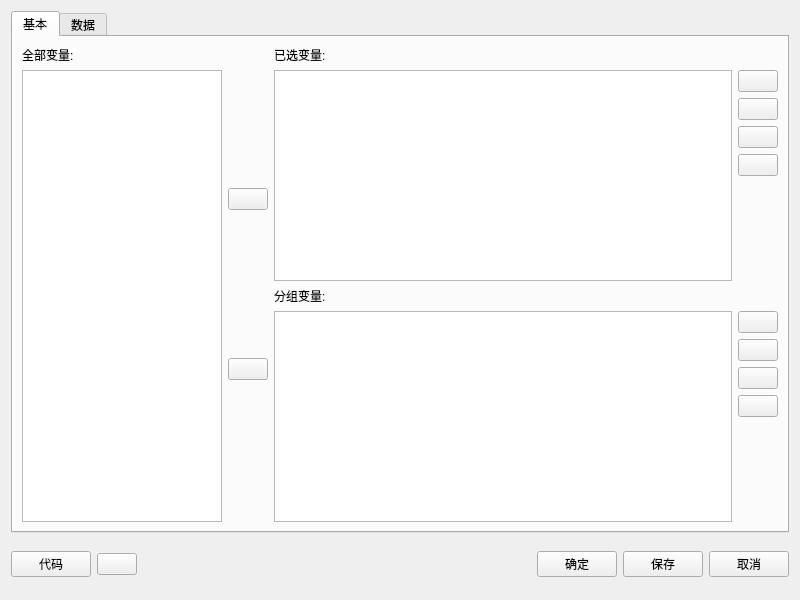
<?xml version="1.0" encoding="UTF-8"?>
<ui version="4.0">
 <class>Form</class>
 <widget class="QWidget" name="Form">
  <property name="geometry">
   <rect>
    <x>0</x>
    <y>0</y>
    <width>800</width>
    <height>600</height>
   </rect>
  </property>
  <property name="windowTitle">
   <string>数据-列出数据</string>
  </property>
  <layout class="QVBoxLayout" name="verticalLayout_13">
   <item>
    <widget class="QTabWidget" name="tabWidget">
     <property name="currentIndex">
      <number>0</number>
     </property>
     <widget class="QWidget" name="tab">
      <attribute name="title">
       <string>基本</string>
      </attribute>
      <layout class="QVBoxLayout" name="verticalLayout_10">
       <item>
        <layout class="QHBoxLayout" name="horizontalLayout_5">
         <item>
          <widget class="QWidget" name="widget_2" native="true">
           <property name="maximumSize">
            <size>
             <width>200</width>
             <height>16777215</height>
            </size>
           </property>
           <layout class="QHBoxLayout" name="horizontalLayout">
            <property name="leftMargin">
             <number>0</number>
            </property>
            <property name="topMargin">
             <number>0</number>
            </property>
            <property name="rightMargin">
             <number>0</number>
            </property>
            <property name="bottomMargin">
             <number>0</number>
            </property>
            <item>
             <layout class="QVBoxLayout" name="verticalLayout_2">
              <item>
               <widget class="QLabel" name="label_3">
                <property name="text">
                 <string>全部变量:</string>
                </property>
               </widget>
              </item>
              <item>
               <widget class="QListWidget" name="listWidget_var"/>
              </item>
             </layout>
            </item>
           </layout>
          </widget>
         </item>
         <item>
          <layout class="QVBoxLayout" name="verticalLayout">
           <item>
            <layout class="QVBoxLayout" name="verticalLayout_4">
             <item>
              <widget class="QPushButton" name="pushButton_selected_add_2">
               <property name="text">
                <string/>
               </property>
               <property name="icon">
                <iconset resource="../pyqtsource.qrc">
                 <normaloff>:/pyqt/source/images/arrow_right_hover.svg</normaloff>:/pyqt/source/images/arrow_right_hover.svg</iconset>
               </property>
              </widget>
             </item>
            </layout>
           </item>
           <item>
            <layout class="QVBoxLayout" name="verticalLayout_16">
             <item>
              <widget class="QPushButton" name="pushButton_group_add_2">
               <property name="text">
                <string/>
               </property>
               <property name="icon">
                <iconset resource="../pyqtsource.qrc">
                 <normaloff>:/pyqt/source/images/arrow_right_hover.svg</normaloff>:/pyqt/source/images/arrow_right_hover.svg</iconset>
               </property>
              </widget>
             </item>
            </layout>
           </item>
          </layout>
         </item>
         <item>
          <layout class="QVBoxLayout" name="verticalLayout_9">
           <item>
            <layout class="QVBoxLayout" name="verticalLayout_8">
             <item>
              <widget class="QLabel" name="label">
               <property name="text">
                <string>已选变量:</string>
               </property>
              </widget>
             </item>
             <item>
              <layout class="QHBoxLayout" name="horizontalLayout_4">
               <item>
                <widget class="QListWidget" name="listWidget_selected"/>
               </item>
               <item>
                <layout class="QVBoxLayout" name="verticalLayout_6">
                 <item>
                  <widget class="QPushButton" name="pushButton_selected_add">
                   <property name="text">
                    <string/>
                   </property>
                   <property name="icon">
                    <iconset resource="../pyqtsource.qrc">
                     <normaloff>:/pyqt/source/images/add.svg</normaloff>:/pyqt/source/images/add.svg</iconset>
                   </property>
                  </widget>
                 </item>
                 <item>
                  <widget class="QPushButton" name="pushButton_selected_up">
                   <property name="maximumSize">
                    <size>
                     <width>50</width>
                     <height>16777215</height>
                    </size>
                   </property>
                   <property name="text">
                    <string/>
                   </property>
                   <property name="icon">
                    <iconset resource="../pyqtsource.qrc">
                     <normaloff>:/pyqt/source/images/up1.svg</normaloff>:/pyqt/source/images/up1.svg</iconset>
                   </property>
                  </widget>
                 </item>
                 <item>
                  <widget class="QPushButton" name="pushButton_selected_down">
                   <property name="maximumSize">
                    <size>
                     <width>50</width>
                     <height>16777215</height>
                    </size>
                   </property>
                   <property name="text">
                    <string/>
                   </property>
                   <property name="icon">
                    <iconset resource="../pyqtsource.qrc">
                     <normaloff>:/pyqt/source/images/down1.svg</normaloff>:/pyqt/source/images/down1.svg</iconset>
                   </property>
                  </widget>
                 </item>
                 <item>
                  <widget class="QPushButton" name="pushButton_selected_del">
                   <property name="maximumSize">
                    <size>
                     <width>50</width>
                     <height>16777215</height>
                    </size>
                   </property>
                   <property name="text">
                    <string/>
                   </property>
                   <property name="icon">
                    <iconset resource="../pyqtsource.qrc">
                     <normaloff>:/pyqt/source/images/lc_delete.png</normaloff>:/pyqt/source/images/lc_delete.png</iconset>
                   </property>
                  </widget>
                 </item>
                 <item>
                  <spacer name="verticalSpacer_2">
                   <property name="orientation">
                    <enum>Qt::Vertical</enum>
                   </property>
                   <property name="sizeHint" stdset="0">
                    <size>
                     <width>20</width>
                     <height>40</height>
                    </size>
                   </property>
                  </spacer>
                 </item>
                </layout>
               </item>
              </layout>
             </item>
            </layout>
           </item>
           <item>
            <layout class="QVBoxLayout" name="verticalLayout_3">
             <item>
              <widget class="QLabel" name="label_2">
               <property name="text">
                <string>分组变量:</string>
               </property>
              </widget>
             </item>
             <item>
              <layout class="QHBoxLayout" name="horizontalLayout_2">
               <item>
                <widget class="QListWidget" name="listWidget_group"/>
               </item>
               <item>
                <layout class="QVBoxLayout" name="verticalLayout_7">
                 <item>
                  <widget class="QPushButton" name="pushButton_group_add">
                   <property name="text">
                    <string/>
                   </property>
                   <property name="icon">
                    <iconset resource="../pyqtsource.qrc">
                     <normaloff>:/pyqt/source/images/add.svg</normaloff>:/pyqt/source/images/add.svg</iconset>
                   </property>
                  </widget>
                 </item>
                 <item>
                  <widget class="QPushButton" name="pushButton_group_up">
                   <property name="maximumSize">
                    <size>
                     <width>50</width>
                     <height>16777215</height>
                    </size>
                   </property>
                   <property name="text">
                    <string/>
                   </property>
                   <property name="icon">
                    <iconset resource="../pyqtsource.qrc">
                     <normaloff>:/pyqt/source/images/up1.svg</normaloff>:/pyqt/source/images/up1.svg</iconset>
                   </property>
                  </widget>
                 </item>
                 <item>
                  <widget class="QPushButton" name="pushButton_group_down">
                   <property name="maximumSize">
                    <size>
                     <width>50</width>
                     <height>16777215</height>
                    </size>
                   </property>
                   <property name="text">
                    <string/>
                   </property>
                   <property name="icon">
                    <iconset resource="../pyqtsource.qrc">
                     <normaloff>:/pyqt/source/images/down1.svg</normaloff>:/pyqt/source/images/down1.svg</iconset>
                   </property>
                  </widget>
                 </item>
                 <item>
                  <widget class="QPushButton" name="pushButton_group_del">
                   <property name="maximumSize">
                    <size>
                     <width>50</width>
                     <height>16777215</height>
                    </size>
                   </property>
                   <property name="text">
                    <string/>
                   </property>
                   <property name="icon">
                    <iconset resource="../pyqtsource.qrc">
                     <normaloff>:/pyqt/source/images/lc_delete.png</normaloff>:/pyqt/source/images/lc_delete.png</iconset>
                   </property>
                  </widget>
                 </item>
                 <item>
                  <spacer name="verticalSpacer_3">
                   <property name="orientation">
                    <enum>Qt::Vertical</enum>
                   </property>
                   <property name="sizeHint" stdset="0">
                    <size>
                     <width>20</width>
                     <height>40</height>
                    </size>
                   </property>
                  </spacer>
                 </item>
                </layout>
               </item>
              </layout>
             </item>
            </layout>
           </item>
          </layout>
         </item>
        </layout>
       </item>
      </layout>
     </widget>
     <widget class="QWidget" name="tab_2">
      <attribute name="title">
       <string>数据</string>
      </attribute>
      <layout class="QVBoxLayout" name="verticalLayout_11">
       <item>
        <widget class="QTableWidget" name="tableWidget_dataset"/>
       </item>
      </layout>
     </widget>
    </widget>
   </item>
   <item>
    <widget class="QWidget" name="widget_3" native="true">
     <property name="minimumSize">
      <size>
       <width>0</width>
       <height>50</height>
      </size>
     </property>
     <property name="maximumSize">
      <size>
       <width>16777215</width>
       <height>50</height>
      </size>
     </property>
     <layout class="QVBoxLayout" name="verticalLayout_5">
      <property name="leftMargin">
       <number>0</number>
      </property>
      <property name="topMargin">
       <number>0</number>
      </property>
      <property name="rightMargin">
       <number>0</number>
      </property>
      <property name="bottomMargin">
       <number>0</number>
      </property>
      <item>
       <layout class="QHBoxLayout" name="horizontalLayout_3">
        <item>
         <widget class="QPushButton" name="pushButton_code">
          <property name="text">
           <string>代码</string>
          </property>
         </widget>
        </item>
        <item>
         <widget class="QPushButton" name="pushButton_help">
          <property name="text">
           <string/>
          </property>
          <property name="icon">
           <iconset resource="../pyqtsource.qrc">
            <normaloff>:/pyqt/source/images/lc_helpindex.png</normaloff>:/pyqt/source/images/lc_helpindex.png</iconset>
          </property>
         </widget>
        </item>
        <item>
         <spacer name="horizontalSpacer">
          <property name="orientation">
           <enum>Qt::Horizontal</enum>
          </property>
          <property name="sizeHint" stdset="0">
           <size>
            <width>40</width>
            <height>20</height>
           </size>
          </property>
         </spacer>
        </item>
        <item>
         <widget class="QPushButton" name="pushButton_ok">
          <property name="text">
           <string>确定</string>
          </property>
         </widget>
        </item>
        <item>
         <widget class="QPushButton" name="pushButton_save">
          <property name="text">
           <string>保存</string>
          </property>
         </widget>
        </item>
        <item>
         <widget class="QPushButton" name="pushButton_cancel">
          <property name="text">
           <string>取消</string>
          </property>
         </widget>
        </item>
       </layout>
      </item>
     </layout>
    </widget>
   </item>
  </layout>
 </widget>
 <resources>
  <include location="../pyqtsource.qrc"/>
 </resources>
 <connections/>
</ui>
